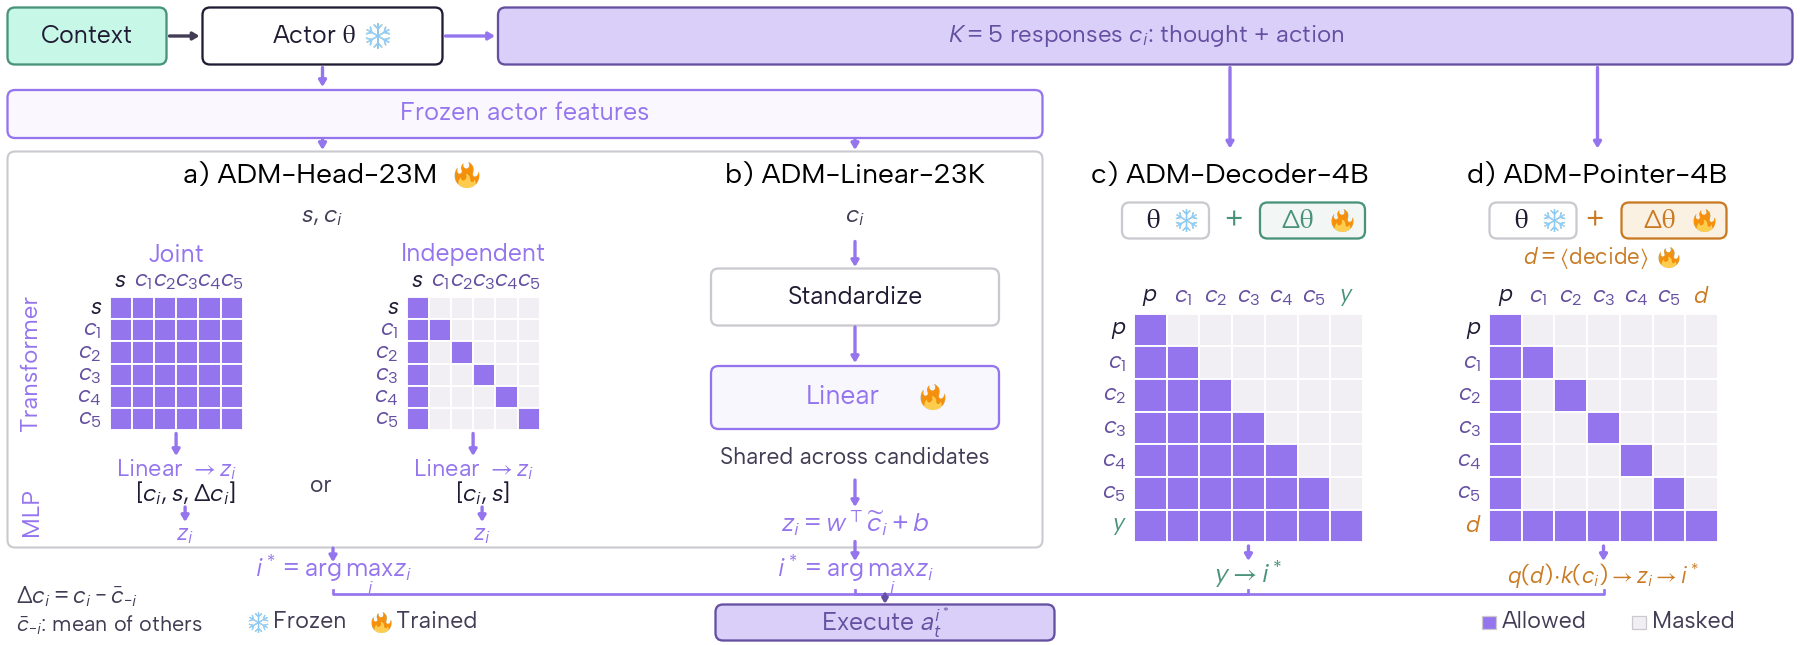

Write the Python code that produced this figure.
"""New variant including the 23K linear scorer, preserving the original figure.

ADM architecture with the Kev-style selector: frozen actor, four feature-head
variants, decoder, and Kev-style decision pass (wider than the one-column 20261107 figure).

The head reads projected actor features s/c_i. Transformer rows visualize the
original K=5 joint/independent attention masks; MLP rows show their input vectors.
The decoder reads prompt/candidate text and generates the candidate index. All
selectors execute an original actor proposal. The Kev-style pass (openwebrl/selection_kev.py)
packs prompt, candidates and a <decide> token into one LoRA pass; each candidate sees the
prompt and itself, <decide> sees everything, and a pointer q(<decide>)·k(c_i end) scores
candidates. No experiments or API calls.
"""
import os
from pathlib import Path
import sys

os.environ.setdefault("MPLCONFIGDIR", "/tmp/openwebrl-head-architecture-matplotlib")
import matplotlib
matplotlib.use("Agg")
import matplotlib.pyplot as plt
from matplotlib.patches import FancyArrowPatch, FancyBboxPatch, Rectangle

sys.path.insert(0, str(next(p for p in Path(__file__).resolve().parents
                           if (p / "paper_plot_style.py").is_file())))
import paper_plot_style  # noqa: E402,F401
from paper_plot_palette import COLORS as C, tint  # noqa: E402

INK, MUTED, LINE = C["INK"], C["MUTED"], C["BORDER"]
HEAD, DECODER = C["ADM_22M"], C["ADM_4B"]
# Kev-style selector: its own orange (oracle family, darkened for text/lines) so it is not confused with the decoder.
KEV, KEV_FILL = "#C97A22", tint("ORACLE", .80)
ICONS = Path(__file__).resolve().parents[2] / "assets/icons"
FROZEN, TRAINED = (plt.imread(ICONS / f) for f in ("twemoji-snowflake-2744.png", "twemoji-fire-1f525.png"))
ALLOWED, MASKED = C["ATTENTION_ALLOWED"], C["ATTENTION_MASKED"]
K = 5
W, H = 6.0, 2.15
plt.rcParams.update({"font.family": "Albert Sans", "font.size": 6,
                     "text.color": INK, "svg.fonttype": "none", "pdf.fonttype": 42,
                     "savefig.facecolor": "white"})
fig = plt.figure(figsize=(W, H))
ax = fig.add_axes([0, 0, 1, 1])
ax.set(xlim=(0, W), ylim=(0, H))
ax.axis("off")


def text(x, y, label, size=6, color=INK, ha="left", **kw):
    return ax.text(x, y, label, fontsize=size, color=color, ha=ha, va="center", **kw)


def box(x, y, w, h, edge=LINE, fill="white", lw=.55):
    p = FancyBboxPatch((x, y), w, h, boxstyle="round,pad=0,rounding_size=.025",
                      facecolor=fill, edgecolor=edge, linewidth=lw, zorder=2)
    ax.add_patch(p)
    return p


def icon(x, y, img, size=.085):
    """Twemoji icon centred at (x, y), `size` inches square (axes units are inches)."""
    ax.imshow(img, extent=(x-size/2, x+size/2, y-size/2, y+size/2), aspect="auto", zorder=7, interpolation="lanczos")


def arrow(x0, y0, x1, y1, color=HEAD, head=4):
    p = FancyArrowPatch((x0, y0), (x1, y1), arrowstyle="-|>,head_length=.30,head_width=.18",
                       mutation_scale=head, shrinkA=0, shrinkB=0,
                       color=color, linewidth=.8, zorder=5)
    ax.add_patch(p)
    return p


def matrix(x0, top, labels, cell, mask, answer=False, row_labels=True, out=None):
    for i, label in enumerate(labels):
        color = C["STATE_INK"] if i == 0 else (out or DECODER) if answer and i == K + 1 else C["ACTION_INK"]
        text(x0 + (i + .5)*cell, top+.055, label, size=5.6, color=color, ha="center")
        if row_labels:
            text(x0-.025, top-(i+.5)*cell, label, size=5.6, color=color, ha="right")
        for j in range(len(labels)):
            ax.add_patch(Rectangle((x0+j*cell, top-(i+1)*cell), cell, cell,
                                   facecolor=ALLOWED if mask[i][j] else MASKED,
                                   edgecolor="white", linewidth=.45, zorder=3))


# One frozen actor provides the same extracted features to both small heads.
box(.025, 1.935, .53, .19, edge=C["STATE_BORDER"], fill=tint("STATE", .60))
text(.29, 2.03, "Context", ha="center")
arrow(.565, 2.03, .665, 2.03, color=MUTED)
box(.675, 1.935, .80, .19, edge=INK)
text(1.045, 2.03, r"Actor $\theta$", size=6.0, ha="center")
icon(1.26, 2.03, FROZEN)
arrow(1.485, 2.03, 1.65, 2.03, color=HEAD)
box(1.66, 1.935, 4.315, .19, edge=C["ACTION_INK"], fill=tint("ACTION", .65))
text(3.82, 2.03, r"$K=5$ responses $c_i$: thought + action", size=5.8, color=C["ACTION_INK"], ha="center")
arrow(1.075, 1.925, 1.075, 1.86, color=HEAD, head=4)
box(.025, 1.69, 3.45, .16, edge=HEAD, fill=tint("ADM_22M", .95))
text(1.75, 1.77, "Frozen actor features", size=6.1, color=HEAD, ha="center")
for x in (1.075, 2.85):
    arrow(x, 1.685, x, 1.65, color=HEAD, head=4)
arrow(4.10, 1.925, 4.10, 1.655, color=HEAD, head=4)
# Feature head: attention and MLP are alternative scorers, each joint/independent.
box(.025, .325, 3.45, 1.32, edge=LINE, lw=.5)
text(1.035, 1.565, "a) ADM-Head-23M", size=6.8, color="black", ha="center")
icon(1.555, 1.565, TRAINED)
text(1.075, 1.425, r"$s, c_i$", size=5.8, color=MUTED, ha="center")

CELL, HEAD_TOP, TOP = .074, 1.16, 1.105
labels = [r"$s$"]+[rf"$c_{{{i}}}$" for i in range(1, K+1)]
joint_mask = [[True]*(K+1) for _ in range(K+1)]
independent_mask = [[r == c or (r > 0 and c == 0) for c in range(K+1)] for r in range(K+1)]
assert sum(map(sum, joint_mask)) == 36
assert sum(map(sum, independent_mask)) == 11
for name, x0, mask in (("Joint", .365, joint_mask), ("Independent", 1.355, independent_mask)):
    text(x0+3*CELL, 1.30, name, size=6, color=HEAD, ha="center")
    matrix(x0, HEAD_TOP, labels, CELL, mask)
    center = x0 + 3*CELL
    arrow(center, .705, center, .630, color=HEAD, head=4)
    text(center, .585, r"Linear $\rightarrow z_i$", size=5.7, color=HEAD, ha="center")
text(.105, .94, "Transformer", size=5.8, color=HEAD, ha="center", rotation=90)
text(1.07, .530, "or", size=5.5, color=MUTED, ha="center")
text(.105, .445, "MLP", size=5.8, color=HEAD, ha="center", rotation=90)
# cbar_-i is the mean of OTHER candidates, defined in the caption. Each MLP
# shares parameters across candidates. Brackets denote vector concatenation.
for center, inputs in ((.617, r"$[c_i,s,\Delta c_i]$"), (1.607, r"$[c_i,s]$")):
    text(center, .505, inputs, size=5.8, ha="center")
    arrow(center, .460, center, .410, color=HEAD, head=4)
    text(center, .365, r"$z_i$", size=5.7, color=HEAD, ha="center")
# Every alternative explicitly ends in z_i; one panel-level arrow suffices.
arrow(1.11, .323, 1.11, .276, color=HEAD, head=4)
text(1.11, .235, r"$i^*=\arg\max_i z_i$", size=6, color=HEAD, ha="center")

# Decoder uses text rather than the head's projected feature vectors.
text(4.10, 1.565, "c) ADM-Decoder-4B", size=6.8, color="black", ha="center")
# Matching theta symbols encode shared initialization without a long arrow.
box(3.74, 1.355, .29, .12, edge=LINE)
text(3.845, 1.415, r"$\theta$", size=6.4, ha="center")
icon(3.955, 1.415, FROZEN, .075)
text(4.11, 1.415, "+", size=7, color=DECODER, ha="center")
box(4.20, 1.355, .35, .12, edge=DECODER, fill=tint("ADM_4B", .93))
text(4.325, 1.415, r"$\Delta\theta$", size=6.4, color=DECODER, ha="center")
icon(4.475, 1.415, TRAINED, .075)
DX, DCELL = 3.78, .109
TOKENS = [r"$p$"]+[rf"$c_{{{i}}}$" for i in range(1,K+1)]+[r"$y$"]
causal_mask = [[c <= r for c in range(K+2)] for r in range(K+2)]
assert sum(map(sum, causal_mask)) == 28
matrix(DX, TOP, TOKENS, DCELL, causal_mask, answer=True)
mid = DX + len(TOKENS)*DCELL/2
arrow(mid, .330, mid, .280, color=HEAD, head=4)
text(mid, .235, r"$y\rightarrow i^*$", size=6.3, color=DECODER, ha="center")

# Kev-style pass: the same weights theta plus a LoRA, re-encoding prompt and
# candidates in one packed sequence; a <decide> token points at a candidate.
KC = 5.325
arrow(KC, 1.925, KC, 1.655, color=HEAD, head=4)
text(KC, 1.565, "d) ADM-Pointer-4B", size=6.8, color="black", ha="center")
box(KC-.36, 1.355, .29, .12, edge=LINE)
text(KC-.255, 1.415, r"$\theta$", size=6.4, ha="center")
icon(KC-.145, 1.415, FROZEN, .075)
text(KC-.01, 1.415, "+", size=7, color=KEV, ha="center")
box(KC+.08, 1.355, .35, .12, edge=KEV, fill=KEV_FILL)
text(KC+.205, 1.415, r"$\Delta\theta$", size=6.4, color=KEV, ha="center")
icon(KC+.355, 1.415, TRAINED, .075)
# Kev-A (the reported variant): LoRA on every token. d is the learned <decide> token.
text(KC-.04, 1.29, r"$d = \langle$decide$\rangle$", size=5.4, color=KEV, ha="center")
icon(KC+.235, 1.29, TRAINED, .07)
KX = KC - 3.5*DCELL + .02
KTOK = [r"$p$"]+[rf"$c_{{{i}}}$" for i in range(1,K+1)]+[r"$d$"]
# p causal; each c_i sees p and itself; <decide> d sees p, every c_i and itself.
kev_mask = [[c == 0 or c == r or r == K+1 for c in range(K+2)] for r in range(K+2)]
assert sum(map(sum, kev_mask)) == 18
matrix(KX, TOP, KTOK, DCELL, kev_mask, answer=True, out=KEV)
kmid = KX + len(KTOK)*DCELL/2
arrow(kmid, .330, kmid, .280, color=HEAD, head=4)
text(kmid, .235, r"$q(d)\!\cdot\!k(c_i)\rightarrow z_i\rightarrow i^*$", size=5.4, color=KEV, ha="center")

# LinearProbeHead: candidate-only standardization followed by a single shared
# nn.Linear(candidate_dim, 1). No projection, hidden layer or state term.
# Source: recipe3-ablations-20261104/source-probe/openwebrl/linear_probe.py.
LC = 2.85
text(LC, 1.565, "b) ADM-Linear-23K", size=6.8, color="black", ha="center")
text(LC, 1.425, r"$c_i$", size=5.8, color=MUTED, ha="center")
arrow(LC, 1.345, LC, 1.26, color=HEAD, head=4)
box(LC-.48, 1.065, .96, .19, edge=LINE)
text(LC, 1.16, "Standardize", size=6, ha="center")
arrow(LC, 1.06, LC, .94, color=HEAD, head=4)
box(LC-.48, .72, .96, .21, edge=HEAD, fill=tint("ADM_22M", .94))
text(LC-.04, .825, "Linear", size=6.4, color=HEAD, ha="center")
icon(LC+.26, .825, TRAINED)
text(LC, .625, "Shared across candidates", size=5.5, color=MUTED, ha="center")
arrow(LC, .55, LC, .46, color=HEAD, head=4)
text(LC, .405, r"$z_i = w^\top\widetilde{c}_i + b$", size=6.3, color=HEAD, ha="center")
arrow(LC, .345, LC, .28, color=HEAD, head=4)
text(LC, .235, r"$i^*=\arg\max_i z_i$", size=6, color=HEAD, ha="center")

EXC = 2.95
# One original action executes, whichever alternative selector is used. All data-flow arrows are purple.
ax.plot([LC, LC, EXC], [.185, .17, .17], color=HEAD, linewidth=.65)
ax.plot([1.11, 1.11, EXC], [.185, .17, .17], color=HEAD, linewidth=.65)
ax.plot([mid, mid, EXC], [.185, .17, .17], color=HEAD, linewidth=.65)
ax.plot([kmid, kmid, EXC], [.185, .17, .17], color=HEAD, linewidth=.65)
arrow(EXC, .17, EXC, .137, color=C["ACTION_INK"], head=3)
box(EXC-.565, .015, 1.13, .12, edge=C["ACTION_INK"], fill=tint("ACTION", .65))
text(EXC, .075, r"Execute $a_t^{i^*}$", size=6, color=C["ACTION_INK"], ha="center")
# Define the joint MLP's candidate-relative feature without crowding the row.
text(.055, .160, r"$\Delta c_i = c_i - \bar c_{-i}$", size=5.5, color=MUTED)
text(.055, .065, r"$\bar c_{-i}$: mean of others", size=5.2, color=MUTED)
# Icon legend.
icon(.86, .075, FROZEN, .07); text(.91, .075, "Frozen", size=5.6, color=MUTED)
icon(1.27, .075, TRAINED, .07); text(1.32, .075, "Trained", size=5.6, color=MUTED)
# Compact legend, right aligned. Rows query columns in all matrices.
for x, fill, label in ((4.94, ALLOWED, "Allowed"), (5.44, MASKED, "Masked")):
    ax.add_patch(Rectangle((x, .052), .045, .045, facecolor=fill, edgecolor=LINE, linewidth=.3))
    text(x+.065, .075, label, size=5.6, color=MUTED)

fig.canvas.draw()
renderer = fig.canvas.get_renderer()
for label in ax.texts:
    bounds = label.get_window_extent(renderer)
    assert fig.bbox.contains(*bounds.p0) and fig.bbox.contains(*bounds.p1), label.get_text()
for ext in ("png", "svg", "pdf"):
    path = Path(__file__).with_suffix(f".{ext}")
    metadata = {"Date": None} if ext == "svg" else {"CreationDate": None, "ModDate": None} if ext == "pdf" else {}
    fig.savefig(path, dpi=300, metadata=metadata)
    if ext == "svg":
        path.write_text("\n".join(line.rstrip() for line in path.read_text().splitlines())+"\n")
assert b"/FontFile2" in Path(__file__).with_suffix(".pdf").read_bytes()
plt.close(fig)
